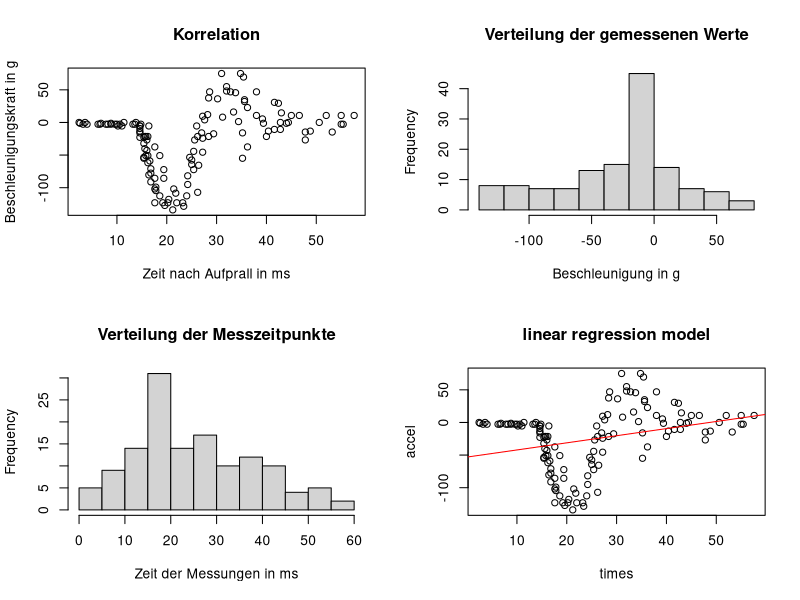
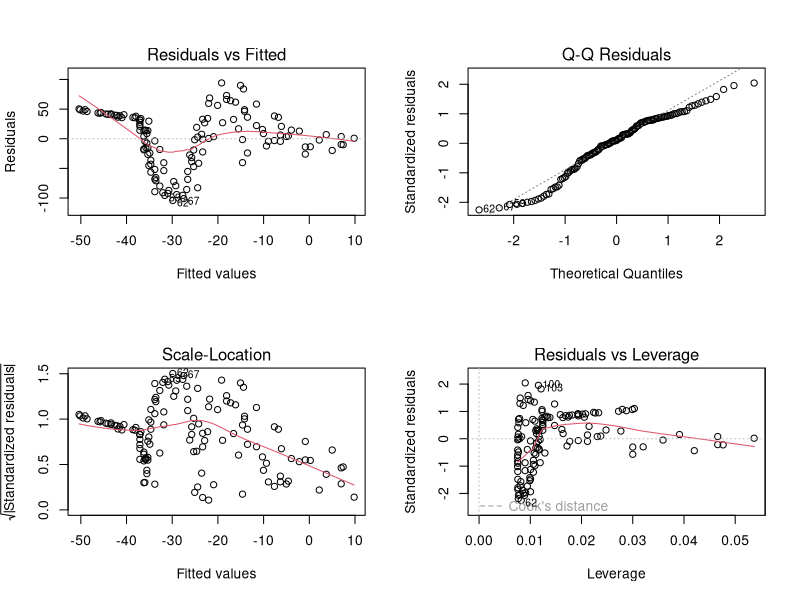

Here is the R script that generated these plots, in order:
## ---- chunk 1
knitr::opts_chunk$set(error=TRUE,        # Keep compiling upon error
                      collapse=TRUE,     # collapse by default
                      echo=TRUE,         # echo code by default
                      comment = "#>",    # change comment character
                      fig.width = 3,     # set figure width
                      out.width = "80%", # set width of displayed images
                      warning=TRUE,      # show R warnings
                      message=FALSE)     # show R messages
## ---- chunk 2
library(MASS)
df <- MASS::mcycle
help(mcycle)
mcycle
## ---- chunk 3
par(mfrow=c(2,2))
plot(df$times, df$accel, ylab="Beschleunigungskraft in g", xlab="Zeit nach Aufprall in ms", main="Korrelation")
hist(df$accel, xlab="Beschleunigung in g", main="Verteilung der gemessenen Werte")
hist(df$times, xlab="Zeit der Messungen in ms", main="Verteilung der Messzeitpunkte")
## ---- chunk 4
plot.regression <- function(data, model, header, x, y){
  plot(data, main=header)
  abline(model, col = "red")
}

lm1 <- lm(df$accel~df$times)

plot.regression(df, lm1, "linear regression model")

plot(lm1)
## ---- chunk 5

